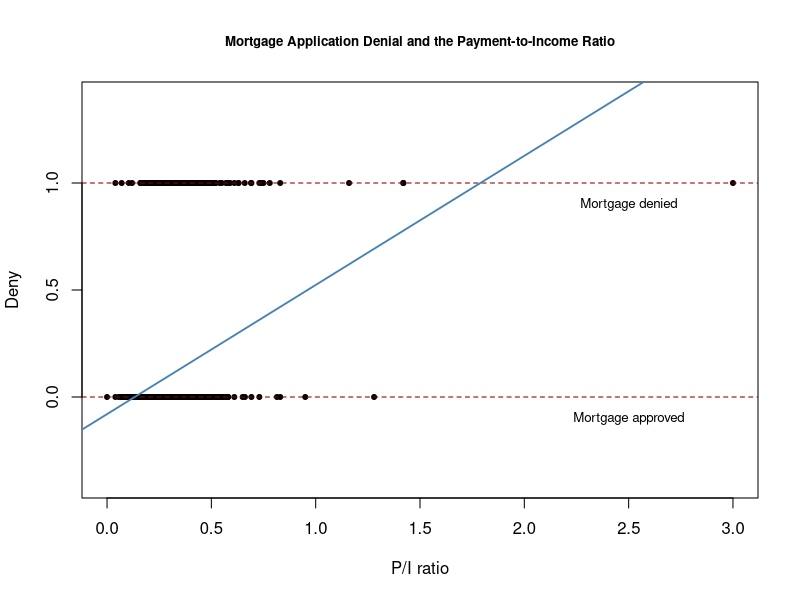
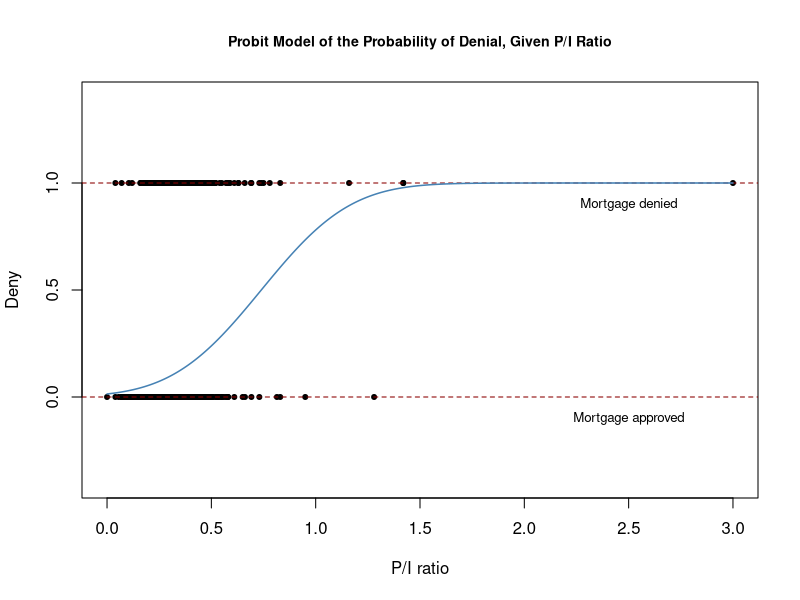
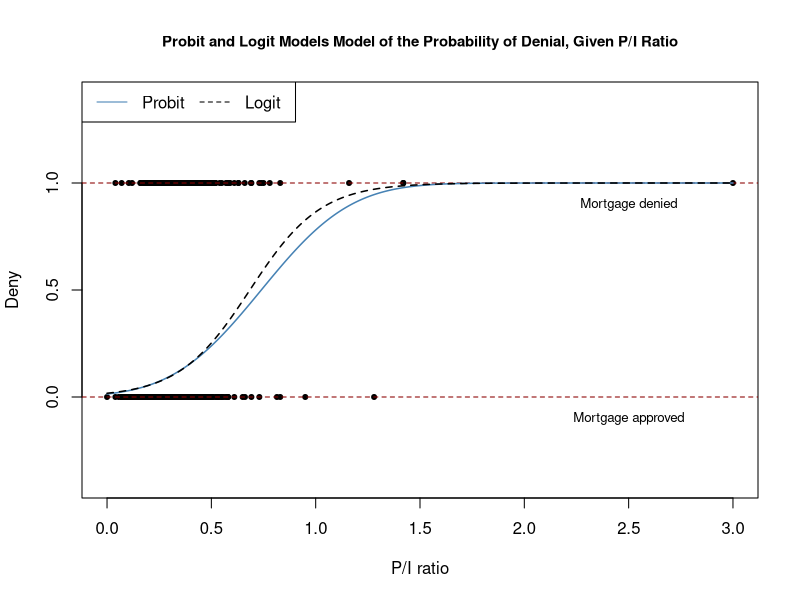

Here is the R script that generated these plots, in order:
#' ---
#'  title: LPM Probit Logit
#'  date: July 14, 2020
#'  author: Eyayaw Beze
#'  subtitle: Taken from `https://www.econometrics-with-r.org/`; created via `rawr::rawr(...)`
#'  output: 
#'      pdf_document:
#'        df_print: kable
#'  
#' ---
#' # Linear Probability Model (LPM)
#'  
#+ message = FALSE, waring = FALSE, echo = FALSE
# load `AER` package and attach the HMDA data
library(AER)
data(HMDA)
#+
# inspect the data
head(HMDA)

summary(HMDA)

as.numeric(HMDA$deny)

# convert 'deny' to numeric
HMDA$deny <- as.numeric(HMDA$deny) - 1

# estimate a simple linear probability model
denymod1 <- lm(deny ~ pirat, data = HMDA)
denymod1

# plot the data
plot(x = HMDA$pirat, 
     y = HMDA$deny,
     main = "Mortgage Application Denial and the Payment-to-Income Ratio",
     xlab = "P/I ratio",
     ylab = "Deny",
     pch = 20,
     ylim = c(-0.4, 1.4),
     cex.main = 0.8)

# add horizontal dashed lines and text
abline(h = 1, lty = 2, col = "darkred")
abline(h = 0, lty = 2, col = "darkred")
text(2.5, 0.9, cex = 0.8, "Mortgage denied")
text(2.5, -0.1, cex= 0.8, "Mortgage approved")

# add the estimated regression line
abline(denymod1, 
       lwd = 1.8, 
       col = "steelblue")

# print robust coefficient summary
coeftest(denymod1, vcov. = vcovHC, type = "HC1")

# rename the variable 'afam' for consistency
colnames(HMDA)[colnames(HMDA) == "afam"] <- "black"

# estimate the model
denymod2 <- lm(deny ~ pirat + black, data = HMDA)
coeftest(denymod2, vcov. = vcovHC)

#' # Probit Model
#' 
# estimate the simple probit model
denyprobit <- glm(deny ~ pirat, 
                  family = binomial(link = "probit"), 
                  data = HMDA)

coeftest(denyprobit, vcov. = vcovHC, type = "HC1")


# plot data
plot(x = HMDA$pirat, 
     y = HMDA$deny,
     main = "Probit Model of the Probability of Denial, Given P/I Ratio",
     xlab = "P/I ratio",
     ylab = "Deny",
     pch = 20,
     ylim = c(-0.4, 1.4),
     cex.main = 0.85)

# add horizontal dashed lines and text
abline(h = 1, lty = 2, col = "darkred")
abline(h = 0, lty = 2, col = "darkred")
text(2.5, 0.9, cex = 0.8, "Mortgage denied")
text(2.5, -0.1, cex= 0.8, "Mortgage approved")

# add estimated regression line
x <- seq(0, 3, 0.01)
y <- predict(denyprobit, list(pirat = x), type = "response")

lines(x, y, lwd = 1.5, col = "steelblue")

# 1. compute predictions for P/I ratio = 0.3, 0.4
predictions <- predict(denyprobit, 
                       newdata = data.frame("pirat" = c(0.3, 0.4)),
                       type = "response")

# 2. Compute difference in probabilities
diff(predictions)


denyprobit2 <- glm(deny ~ pirat + black, 
                   family = binomial(link = "probit"), 
                   data = HMDA)

coeftest(denyprobit2, vcov. = vcovHC, type = "HC1")



# 1. compute predictions for P/I ratio = 0.3
predictions <- predict(denyprobit2, 
                       newdata = data.frame("black" = c("no", "yes"), 
                                            "pirat" = c(0.3, 0.3)),
                       type = "response")

# 2. compute difference in probabilities
diff(predictions)


#' # Logit Model
#' 
denylogit <- glm(deny ~ pirat, 
                 family = binomial(link = "logit"), 
                 data = HMDA)

coeftest(denylogit, vcov. = vcovHC, type = "HC1")


# plot data
plot(x = HMDA$pirat, 
     y = HMDA$deny,
     main = "Probit and Logit Models Model of the Probability of Denial, Given P/I Ratio",
     xlab = "P/I ratio",
     ylab = "Deny",
     pch = 20,
     ylim = c(-0.4, 1.4),
     cex.main = 0.9)

# add horizontal dashed lines and text
abline(h = 1, lty = 2, col = "darkred")
abline(h = 0, lty = 2, col = "darkred")
text(2.5, 0.9, cex = 0.8, "Mortgage denied")
text(2.5, -0.1, cex= 0.8, "Mortgage approved")

# add estimated regression line of Probit and Logit models
x <- seq(0, 3, 0.01)
y_probit <- predict(denyprobit, list(pirat = x), type = "response")
y_logit <- predict(denylogit, list(pirat = x), type = "response")

lines(x, y_probit, lwd = 1.5, col = "steelblue")
lines(x, y_logit, lwd = 1.5, col = "black", lty = 2)

# add a legend
legend("topleft",
       horiz = TRUE,
       legend = c("Probit", "Logit"),
       col = c("steelblue", "black"), 
       lty = c(1, 2))

# estimate a Logit regression with multiple regressors
denylogit2 <- glm(deny ~ pirat + black, 
                  family = binomial(link = "logit"), 
                  data = HMDA)

coeftest(denylogit2, vcov. = vcovHC, type = "HC1")


# 1. compute predictions for P/I ratio = 0.3
predictions <- predict(denylogit2, 
                       newdata = data.frame("black" = c("no", "yes"), 
                                            "pirat" = c(0.3, 0.3)),
                       type = "response")

predictions

# 2. Compute difference in probabilities
diff(predictions)
